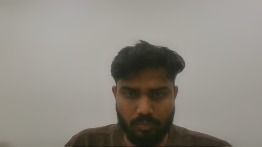
#> input picture tmp/1325/frame_000001.jpg, 262 x 147 px
$ python -i facial_detections.py   (imports and definitions only)
#> lines starting #> are read from the running program, lines starting #| are printed output that depends on the picture
import cv2
import mediapipe as mp
import numpy as np

# Mediapipe solutions
mp_face_mesh = mp.solutions.face_mesh
mp_drawing = mp.solutions.drawing_utils

# Control whether face-mesh overlays are drawn (UI)
SHOW_FACE_MESH = False

# Face mesh with landmarks
# [6 lines that did not run here, left out]


# [104 lines left out: functions face_mask_from_landmarks, detectFace, not called in this run]


def detectFace_with_mask(frame, close_kernel_size=15):
    """Process a frame and return face count, landmark points and face masks.

    Returns: (faceCount, faces_points, masks)
      - faces_points: list of list of (x,y) tuples
      - masks: list of uint8 masks (same size as frame)
    """
    rgb = cv2.cvtColor(frame, cv2.COLOR_BGR2RGB)
    results = face_mesh.process(rgb)

    faceCount = 0
    faces = []
    masks = []

    if results.multi_face_landmarks:
        faceCount = len(results.multi_face_landmarks)

        for face_landmarks in results.multi_face_landmarks:
            h, w, _ = frame.shape

            # Collect all landmark points for this face
            face_points = []
            for lm in face_landmarks.landmark:
                x, y = int(lm.x * w), int(lm.y * h)
                face_points.append((x, y))

            faces.append(face_points)

            # Build a robust mask for this face
            mask = face_mask_from_landmarks(frame, face_landmarks.landmark, close_kernel_size=close_kernel_size)
            masks.append(mask)

    return (faceCount, faces, masks)


# [33 lines not run here, left out]

>>> import cv2
>>> picture = cv2.imread('tmp/1325/frame_000001.jpg', cv2.IMREAD_GRAYSCALE)
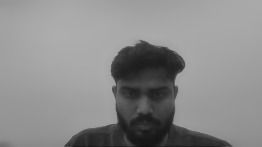
#> picture: shape (147, 262); min 16, max 176, mean 138.5
>>> result = detectFace_with_mask(picture)
#> (the run stopped early here; a loop or call above may not have finished)
